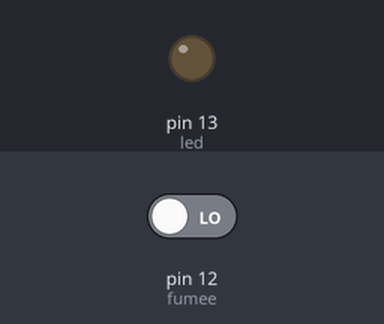
Bench run of a sketch on a simulated Arduino Uno, built with avr-gcc and run on an emulated ATmega328P. Parts: output pins drawn as LEDs (lit = HIGH). The test bench sets the inputs (shaded band); at power-on: pin 12 (fumee) LOW.

Above: at 1.2 s.
1.3 s: pin 12 (fumee) driven HIGH
At 1.6 s:
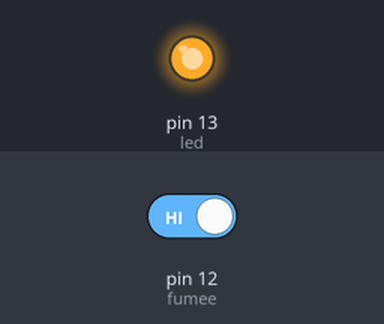
2.8 s: pin 12 (fumee) driven LOW
At 3.9 s:
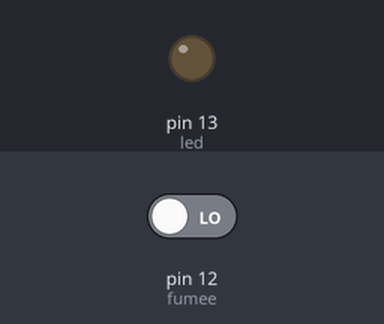
Timing chart, 0 to 5.8 s (numbered marks = the images above; inputs shaded):
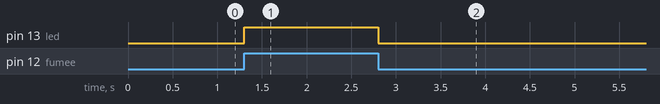

The sketch:

fumeee.ino
```cpp
int led = 13;
int fumee = 12;
int state = 0;
void setup() {
  // put your setup code here, to run once:
  pinMode(led, OUTPUT);
  pinMode(fumee, INPUT);

}

void loop() {
  // put your main code here, to run repeatedly:
  state = digitalRead(fumee);
  if(state == HIGH){
    digitalWrite(led, HIGH);
  }else{
    digitalWrite(led, LOW);
  }

}
```

Measured:
- after the input at 1.3 s, pin 13 (led): LOW → HIGH at once
- after the input at 2.8 s, pin 13 (led): HIGH → LOW at once
